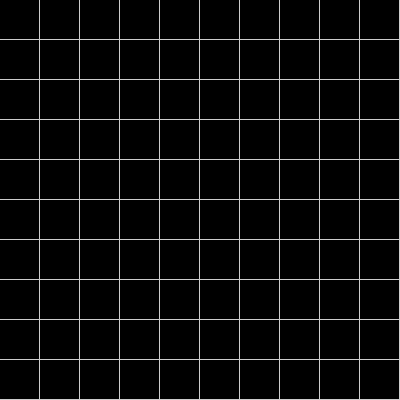
Frame 1 (no input)
Frame 60 (the mouse pressed at the canvas centre just before this capture): identical to frame 1, image omitted
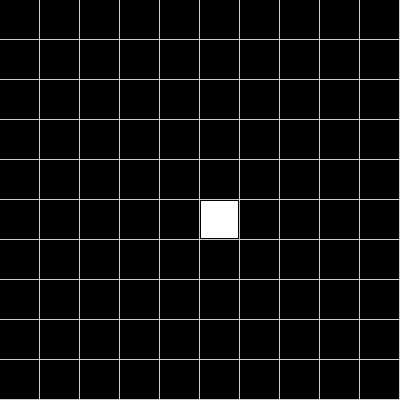
Frame 120 (the mouse held since frame 60 and released just before this capture)

The Processing sketch that drew these frames (run headless with seeded random() and noise(); from frame 60 on, the mouse is pressed at the canvas centre):

// Processing sketch: SimpleDraft
// ── SimpleDraft.pde
int maxx, maxy;
int[][] cells;
int w = 40;

void setup() {
  size(400, 400);
  cells = new int[width/w][height/w];
}

void draw() {

  int xmax = width / w;
  int ymax = height / w;

  for (int x = 0; x < xmax; x++) {
    for (int y = 0; y < ymax; y++) {
      if (cells[x][y] == 0) {
        fill(0);
      } else {
        fill(255);
      }
      rect(x * w, y * w, w-2, w-2);
    }
  }
  
}

void mousePressed() {
  
  int cellX = mouseX / w;
  int cellY = mouseY / w;

  if ( cells[cellX][cellY] == 1) {
    cells[cellX][cellY] = 0;
  } else {
    cells[cellX][cellY] = 1;
  }
}
